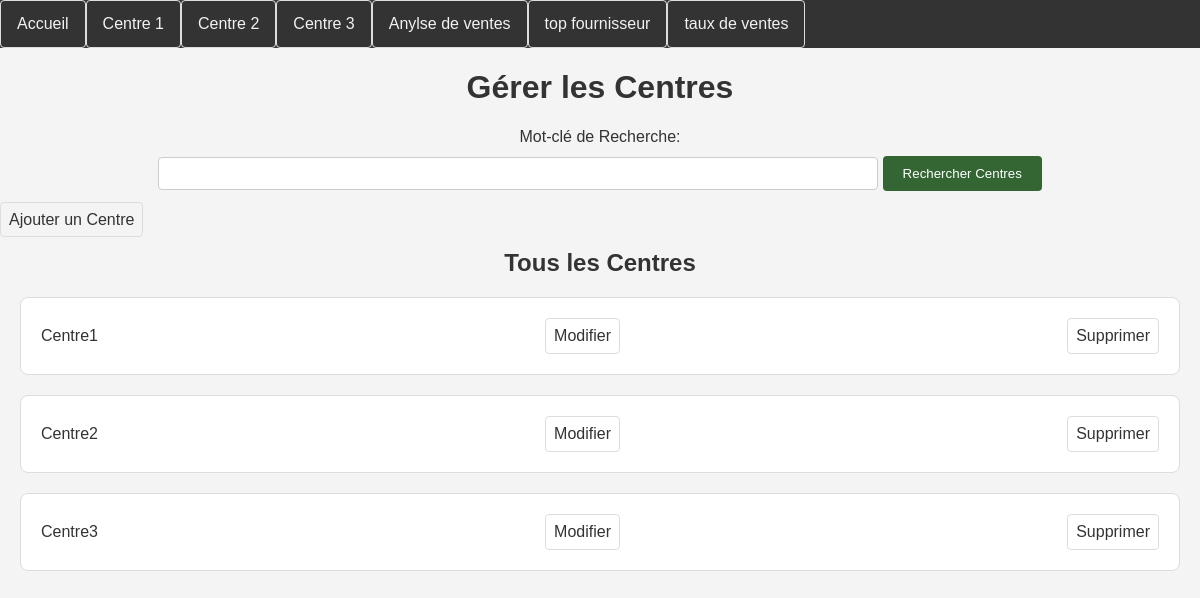
Page /gerer_centre/ on the committed database.
### application/models.py (models this page shows, shortened)
class Centre(models.Model):
     designationc = models.CharField(max_length=100)
     identifiant = models.IntegerField(unique=True, default=0)

### application/views.py (the view)
# urls.py: path('gerer_centre/', views.gerer_centre, name='gerer_centre'),
def gerer_centre(request):
    centres = Centre.objects.all()
    if 'keyword' in request.GET:
        keyword = request.GET['keyword']
        centres = Centre.objects.filter(designationc__icontains=keyword)
    if request.method == 'POST':
        form = CentreForm(request.POST)
        if form.is_valid():
            form.save()
            return redirect('gerer_centres')
    else:
        form = CentreForm()
    return render(request, 'gerer_centre.html', {'centres': centres})

### application/templates/gerer_centre.html (shortened to what this page needs)
{% load static %}
<!DOCTYPE html><!DOCTYPE html>
<html lang="en">
<head>
    <link rel="stylesheet" href="{% static 'application/styles.css' %}">
</head>
<body>
    <nav class="nav-agriculture">
        <a href="{% url 'index' %}">Accueil</a>
        <a href="{% url 'centre_menu' centre_id=1 %}">Centre 1</a>
        <a href="{% url 'centre_menu' centre_id=2 %}">Centre 2</a>
        <a href="{% url 'centre_menu' centre_id=3 %}">Centre 3</a>
        <a href="{% url 'analyse_ventes' %}">Anylse de ventes </a>
        <a href="{% url 'top_fournisseurs' %}">top fournisseur </a>
        <a href="{% url 'ventes_combinees' %}">taux de ventes  </a>
    </nav>
    <h1>Gérer les Centres</h1>
    <form method="get" action="">
        <label for="keyword">Mot-clé de Recherche:</label>
        <input type="text" name="keyword">
        <button type="submit">Rechercher Centres</button>
    </form>
    <a href="{% url 'ajouter_centre' %}">Ajouter un Centre</a>
    <h2>Tous les Centres</h2>
    <ul>
        {% for centre in centres %}
            <li>{{ centre.designationc }}
                <a href="{% url 'modifier_centre' centre.pk %}">Modifier</a>
                <a href="{% url 'supprimer_centre' centre.pk %}">Supprimer</a>
            </li>
        {% endfor %}
    </ul>
</body>
</html>

### application/static/application/styles.css (style rules this page uses)
body { font-family: 'Arial', sans-serif; color: #333; background-color: #f4f4f4; margin: 0; padding: 0; }
.nav-agriculture { background-color: #333; overflow: hidden; }
.nav-agriculture a { float: left; display: block; color: #f2f2f2; text-align: center; padding: 14px 16px; text-decoration: none; }

### application/templates/gerer_centre.html (style rules this page uses)
body { font-family: Arial, sans-serif; margin: 0; padding: 0; background-color: #f4f4f4; }
h1, h2 { text-align: center; color: #333; }
form { text-align: center; margin-bottom: 20px; }
label { display: block; margin-bottom: 10px; color: #333; }
input { width: 60%; padding: 8px; box-sizing: border-box; border: 1px solid #ccc; border-radius: 4px; }
button { background-color: #336633; color: #fff; padding: 10px 20px; border: none; border-radius: 4px; cursor: pointer; }
ul { list-style-type: none; padding: 0; }
li { background-color: #fff; border: 1px solid #ddd; border-radius: 8px; padding: 20px; margin: 20px; display: flex; justify-content: space-between; align-items: center; }
a { text-decoration: none; color: #333; padding: 8px; border: 1px solid #ddd; border-radius: 4px; }

### rows in the picture
Centre: designationc "Centre1"
Centre: designationc "Centre2"
Centre: designationc "Centre3"
